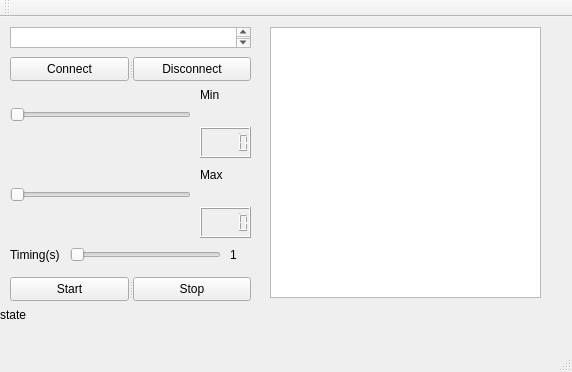
<?xml version="1.0" encoding="UTF-8"?>
<ui version="4.0">
 <class>MainWindow</class>
 <widget class="QMainWindow" name="MainWindow">
  <property name="geometry">
   <rect>
    <x>0</x>
    <y>0</y>
    <width>572</width>
    <height>372</height>
   </rect>
  </property>
  <property name="windowTitle">
   <string>MainWindow</string>
  </property>
  <widget class="QWidget" name="centralWidget">
   <widget class="QSlider" name="horizontalSliderTiming">
    <property name="geometry">
     <rect>
      <x>70</x>
      <y>230</y>
      <width>151</width>
      <height>16</height>
     </rect>
    </property>
    <property name="minimum">
     <number>1</number>
    </property>
    <property name="maximum">
     <number>4</number>
    </property>
    <property name="orientation">
     <enum>Qt::Horizontal</enum>
    </property>
   </widget>
   <widget class="QLabel" name="label">
    <property name="geometry">
     <rect>
      <x>10</x>
      <y>230</y>
      <width>49</width>
      <height>16</height>
     </rect>
    </property>
    <property name="text">
     <string>Timing(s)</string>
    </property>
   </widget>
   <widget class="QLabel" name="label_Timing">
    <property name="geometry">
     <rect>
      <x>230</x>
      <y>230</y>
      <width>16</width>
      <height>16</height>
     </rect>
    </property>
    <property name="text">
     <string>1</string>
    </property>
   </widget>
   <widget class="QSlider" name="horizontalSliderMax">
    <property name="geometry">
     <rect>
      <x>10</x>
      <y>170</y>
      <width>181</width>
      <height>16</height>
     </rect>
    </property>
    <property name="orientation">
     <enum>Qt::Horizontal</enum>
    </property>
   </widget>
   <widget class="QSlider" name="horizontalSliderMin">
    <property name="geometry">
     <rect>
      <x>10</x>
      <y>90</y>
      <width>181</width>
      <height>16</height>
     </rect>
    </property>
    <property name="orientation">
     <enum>Qt::Horizontal</enum>
    </property>
   </widget>
   <widget class="QLCDNumber" name="lcdNumberMin">
    <property name="geometry">
     <rect>
      <x>200</x>
      <y>110</y>
      <width>51</width>
      <height>31</height>
     </rect>
    </property>
   </widget>
   <widget class="QLCDNumber" name="lcdNumberMax">
    <property name="geometry">
     <rect>
      <x>200</x>
      <y>190</y>
      <width>51</width>
      <height>31</height>
     </rect>
    </property>
   </widget>
   <widget class="QLabel" name="label_Max">
    <property name="geometry">
     <rect>
      <x>200</x>
      <y>150</y>
      <width>49</width>
      <height>16</height>
     </rect>
    </property>
    <property name="text">
     <string>Max</string>
    </property>
   </widget>
   <widget class="QLabel" name="label_Min">
    <property name="geometry">
     <rect>
      <x>200</x>
      <y>70</y>
      <width>49</width>
      <height>16</height>
     </rect>
    </property>
    <property name="text">
     <string>Min</string>
    </property>
   </widget>
   <widget class="QTextEdit" name="textEdit_IP">
    <property name="geometry">
     <rect>
      <x>10</x>
      <y>10</y>
      <width>241</width>
      <height>21</height>
     </rect>
    </property>
   </widget>
   <widget class="QListView" name="listView">
    <property name="geometry">
     <rect>
      <x>270</x>
      <y>10</y>
      <width>271</width>
      <height>271</height>
     </rect>
    </property>
   </widget>
   <widget class="QLabel" name="label_state">
    <property name="geometry">
     <rect>
      <x>0</x>
      <y>290</y>
      <width>49</width>
      <height>16</height>
     </rect>
    </property>
    <property name="text">
     <string>state</string>
    </property>
   </widget>
   <widget class="QSplitter" name="splitter">
    <property name="geometry">
     <rect>
      <x>10</x>
      <y>40</y>
      <width>241</width>
      <height>24</height>
     </rect>
    </property>
    <property name="orientation">
     <enum>Qt::Horizontal</enum>
    </property>
    <widget class="QPushButton" name="pushButtonConnect">
     <property name="text">
      <string>Connect</string>
     </property>
    </widget>
    <widget class="QPushButton" name="pushButtonDisconnect">
     <property name="text">
      <string>Disconnect</string>
     </property>
    </widget>
   </widget>
   <widget class="QSplitter" name="splitter_2">
    <property name="geometry">
     <rect>
      <x>10</x>
      <y>260</y>
      <width>241</width>
      <height>24</height>
     </rect>
    </property>
    <property name="orientation">
     <enum>Qt::Horizontal</enum>
    </property>
    <widget class="QPushButton" name="pushButtonStart">
     <property name="text">
      <string>Start</string>
     </property>
    </widget>
    <widget class="QPushButton" name="pushButtonStop">
     <property name="text">
      <string>Stop</string>
     </property>
    </widget>
   </widget>
  </widget>
  <widget class="QMenuBar" name="menuBar">
   <property name="geometry">
    <rect>
     <x>0</x>
     <y>0</y>
     <width>572</width>
     <height>21</height>
    </rect>
   </property>
  </widget>
  <widget class="QToolBar" name="mainToolBar">
   <attribute name="toolBarArea">
    <enum>TopToolBarArea</enum>
   </attribute>
   <attribute name="toolBarBreak">
    <bool>false</bool>
   </attribute>
  </widget>
  <widget class="QStatusBar" name="statusBar"/>
 </widget>
 <layoutdefault spacing="6" margin="11"/>
 <resources/>
 <connections/>
</ui>
